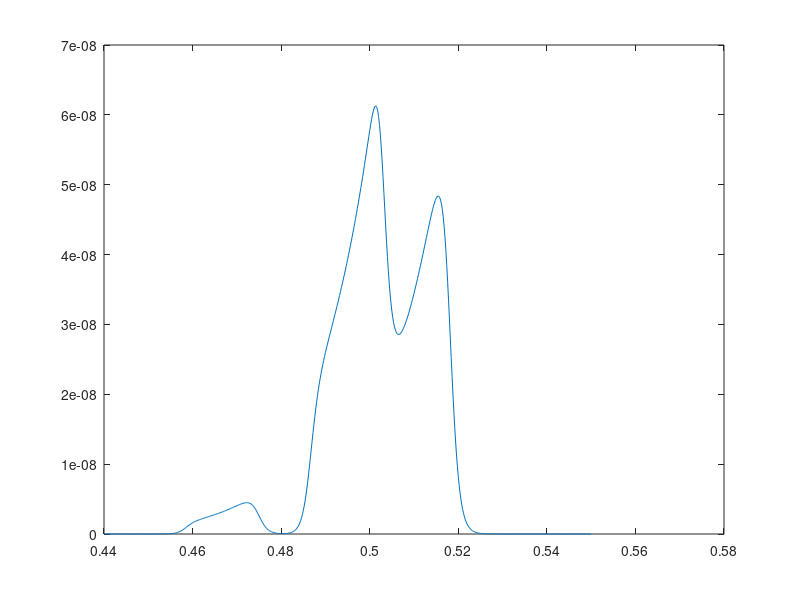

Write MATLAB code to recreate this figure.
clc
clear

Vgs=0.44:0.0002:0.55;

Vds=0.006;
% Vgs= 0.4932;

temp=4.2;
qc = -1.60217733e-19;
kB=1.380658e-23;
m0=9.10956e-31;
weff=55e-9;
h=6.62607015e-34;

meff=0.19*m0;


Vpeak=[0.4704 0.4932 0.5136];
Ipeak=[4.2076E-09 3.42005e-08 4.53746e-08];
beta=[77.14772727];

delta_E=zeros(1,6);
for i=1:6
    if mod(i,2)==1  %奇数
        delta_E(i)=0;
    else            %偶数
        delta_E(i)=(i+1)*h^2/(8*meff*weff^2);
    end
end

i=1;

%% slope of blockade
s2=(0.4866-0.4924)/(0.0117-0);
s1=(0.4866-0.4704)/(0.0117-0);


%% caculate parameter such as Cg
Cg=abs(qc/((Vpeak(2)-Vpeak(1))-(s2-s1)/(s1*s2)*(delta_E(1)/qc)));
Cd=abs(Cg/s2);
Ctot=Cg*abs((s2-s1)/(s1*s2));
%% caculate energy of tunneling


It=0;

for i=1:3
    if i==1
        Qi=0;
    else
        Qi=0;
    end
    
    delta_FS_i_sub = qc/Ctot*(Cd*Vds + Cg*(Vgs-Vpeak(i))+Qi) + abs(delta_E(i));
    delta_FS_isub1_add = - delta_FS_i_sub;
    delta_FD_i_sub = qc/Ctot*(-(Ctot-Cd)*Vds+Cg*(Vgs-Vpeak(i))+Qi)+abs(delta_E(i));
    delta_FD_isub1_add = - delta_FD_i_sub;

    I_vgs = Ipeak(i)*exp(beta*(Vgs-Vpeak(i)));



    It = It +  I_vgs.*(1-exp(qc*Vds/(kB*temp)))./(1 +  exp(delta_FS_i_sub/(kB*temp))...
                                           +exp(-delta_FD_i_sub/(kB*temp))...
                                           +exp(qc*Vds/(kB*temp)) );
end
                                       
plot(Vgs,(It))



